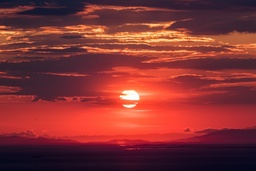
#> input picture Sujay_dir/FFT_implementation/sunset.jpg, 256 x 171 px, shrunk from 1000 x 667 before the run
$ jupyter execute 'FFT implementation.ipynb'
#> lines starting #> are read from the running program, lines starting #| are printed output that depends on the picture
[cell 1]
import numpy as np
import cv2 as cv

FUNCTION TO CALCULATE DFT OF 2x2 matrix

[cell 2]
#2x2 array is called mask
def dft_array(mask):
    """ Function to calculate dft of 2x2 matrix"""
    transform = np.zeros((2, 2, 3), dtype = 'float64')
    transform[0,0] = mask[0,0]/2 + mask[0,1]/2 + mask[1,0]/2 + mask[1,1]/2
    transform[0,1] = mask[0,0]/2 - mask[0,1]/2 + mask[1,0]/2 - mask[1,1]/2
    transform[1,0] = mask[0,0]/2 + mask[0,1]/2 - mask[1,0]/2 - mask[1,1]/2
    transform[1,1] = mask[0,0]/2 - mask[0,1]/2 - mask[1,0]/2 + mask[1,1]/2
    return transform

FUNCTION TO CALCULATE DFT OF IMAGE

[cell 3]
def dft_image(image):
    """ Function to find the discrete fourier transform of an image by taking 2x2 array at a time"""
    height = image.shape[0]
    width = image.shape[1]
    transformed_image = np.zeros((height, width, 3), dtype = 'float64')
    for i in range(0, height - 1, 2):
        for j in range(0, width - 1, 2):
            xcoordinates = np.array([(i, i),
                                     (i + 1, i + 1)])
            ycoordinates = np.array([(j, j + 1),
                                    (j, j + 1)])
            coordinates = (xcoordinates, ycoordinates)
            mask = image[coordinates]
            transformed_image[coordinates] = dft_array(mask)
    return transformed_image

FUNCTION TO HIDE MESSAGE IMAGE IN HOST IMAGE

[cell 4]
def encode_image(host_image, message_image):
    """Function which encodes message image in the frequency domain representation of host image"""
    message_pixelarray = message_image.reshape(-1,3)
    height_host = host_image.shape[0]
    width_host = host_image.shape[1]
    host_pixelarray = host_image.reshape(-1,3)
    for i in range(message_pixelarray.shape[0]):
        host_pixelarray[i] += message_pixelarray[i]/10
    newimage = host_pixelarray.reshape(height_host, width_host, 3)
    return newimage

FUNCTION TO DECODE MESSAGE IMAGE FROM HOST IMAGE

[cell 5]
def decode_image(encoded_image, host_image, shape):
    """ Function which recovers message image from encoded image"""
    size = shape[0] * shape[1]
    message_image = cv.subtract(dft_image(encoded_image), dft_image(host_image))
    message_image = message_image.reshape(-1,3)
    message_image = message_image[range(size), :]
    message_image = message_image * 10
    message_image = message_image.reshape(shape[0], shape[1], 3)
    return message_image

[cell 6]
def main():
    hostimage = input('Enter name of host image :')
#> the answer given: sunset.jpg
    messageimage = input('Enter name of message image :')
#> the answer given: starry_night.jpg
    hostimage = cv.imread('sunset.jpg')
#> hostimage is the input picture: shape (171, 256, 3); mean B, G, R 51.8, 50.7, 131.6
    hostimage = np.array(hostimage/255)
    messageimage = cv.imread('starry_night.jpg')
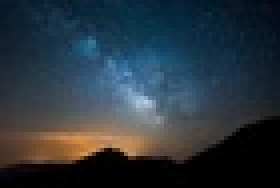
#> input picture Sujay_dir/FFT_implementation/starry_night.jpg, 70 x 47 px, shrunk from 275 x 183 before the run (shown 4 times larger)
#> messageimage is the input picture: shape (47, 70, 3); mean B, G, R 62.2, 53.3, 42.1
    messageimage = np.array(messageimage/255)
    cv.imshow('Host image', hostimage)
    cv.imshow('message image', messageimage)
    dft_of_host_image = dft_image(hostimage)
#> after the loop in dft_image, `for i in range(0, height - 1, 2):`:
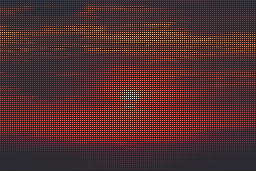
#> transformed_image: shape (171, 256, 3) float64; mean B, G, R 0.102, 0.0994, 0.258; drawn with min black and max white
    encoded_frequency_domain_image = encode_image(dft_of_host_image, messageimage)
    encoded_spatial_domain_image = dft_image(encoded_frequency_domain_image)
    cv.imshow('encoded image', encoded_spatial_domain_image)
    decoded_message_image = decode_image(encoded_spatial_domain_image, hostimage, messageimage.shape)
#> in decode_image, `message_image = cv.subtract(dft_image(encoded_image), dft_image(host_i..`:
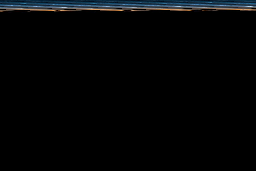
#> message_image: shape (171, 256, 3) float64; mean of channels 0, 1, 2 0.00183, 0.00157, 0.00124; drawn with min black and max white
    cv.imshow('decoded image', decoded_message_image)
    cv.waitKey(0)
    cv.destroyAllWindows()
